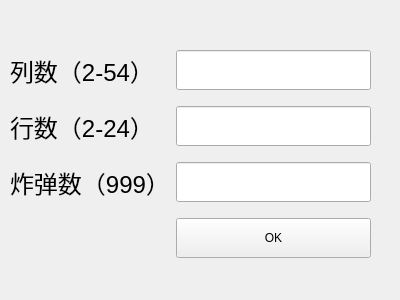
<?xml version="1.0" encoding="UTF-8"?>
<ui version="4.0">
 <class>customize_window</class>
 <widget class="QWidget" name="customize_window">
  <property name="geometry">
   <rect>
    <x>0</x>
    <y>0</y>
    <width>400</width>
    <height>300</height>
   </rect>
  </property>
  <property name="windowTitle">
   <string>Form</string>
  </property>
  <widget class="QWidget" name="layoutWidget">
   <property name="geometry">
    <rect>
     <x>10</x>
     <y>40</y>
     <width>361</width>
     <height>231</height>
    </rect>
   </property>
   <layout class="QGridLayout" name="gridLayout">
    <item row="1" column="0">
     <widget class="QLabel" name="label_2">
      <property name="font">
       <font>
        <family>Arial</family>
        <pointsize>18</pointsize>
       </font>
      </property>
      <property name="text">
       <string>行数（2-24）</string>
      </property>
     </widget>
    </item>
    <item row="2" column="0">
     <widget class="QLabel" name="label_3">
      <property name="font">
       <font>
        <family>Arial</family>
        <pointsize>18</pointsize>
       </font>
      </property>
      <property name="text">
       <string>炸弹数（999）</string>
      </property>
     </widget>
    </item>
    <item row="1" column="1">
     <widget class="QLineEdit" name="lineEdit2">
      <property name="minimumSize">
       <size>
        <width>93</width>
        <height>40</height>
       </size>
      </property>
      <property name="maximumSize">
       <size>
        <width>16666</width>
        <height>16777215</height>
       </size>
      </property>
     </widget>
    </item>
    <item row="0" column="0">
     <widget class="QLabel" name="label">
      <property name="font">
       <font>
        <family>Arial</family>
        <pointsize>18</pointsize>
       </font>
      </property>
      <property name="text">
       <string>列数（2-54）</string>
      </property>
     </widget>
    </item>
    <item row="2" column="1">
     <widget class="QLineEdit" name="lineEdit3">
      <property name="minimumSize">
       <size>
        <width>0</width>
        <height>40</height>
       </size>
      </property>
     </widget>
    </item>
    <item row="3" column="1">
     <widget class="QPushButton" name="ok">
      <property name="minimumSize">
       <size>
        <width>0</width>
        <height>40</height>
       </size>
      </property>
      <property name="text">
       <string>OK</string>
      </property>
     </widget>
    </item>
    <item row="0" column="1">
     <widget class="QLineEdit" name="lineEdit1">
      <property name="minimumSize">
       <size>
        <width>0</width>
        <height>40</height>
       </size>
      </property>
     </widget>
    </item>
   </layout>
  </widget>
 </widget>
 <resources/>
 <connections/>
</ui>
